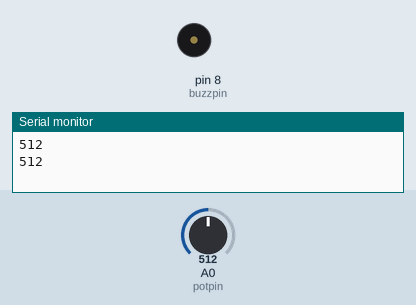
Recording of a sketch running on a simulated Arduino Uno, built with avr-gcc and run on an emulated ATmega328P. Shown: buzzer (waves = sounding, pin HIGH), the last lines printed to the serial monitor. Inputs (shaded band) come from the test bench; at power-on: A0 (potpin) = 512.

Above: at 1.8 s.
1.9 s: A0 (potpin) set to 563
4.2 s: A0 (potpin) set to 599
At 6.6 s:
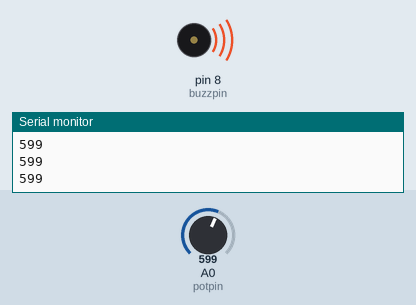
7.5 s: A0 (potpin) set to 570
At 8.1 s:
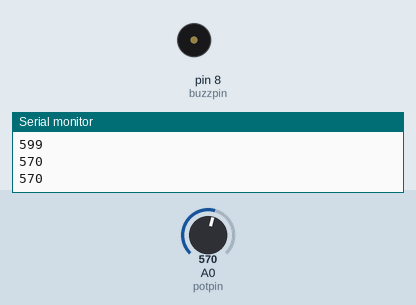
9.0 s: A0 (potpin) set to 590
At 11.8 s:
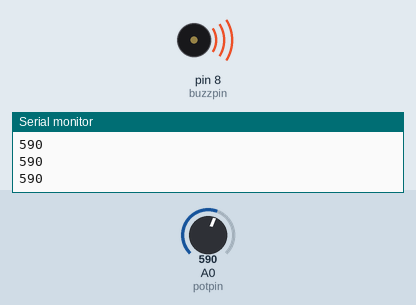
Timing chart, 0 to 13.0 s (numbered marks = the images above; inputs shaded):
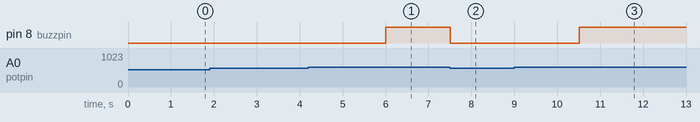

Measured:
- the behaviour switches between 580 and 581 on A0 (potpin) (found by bisection; images 0 and 1)
- after the input at 4.2 s, pin 8 (buzzpin): LOW → HIGH after 1.8 s
- after the input at 7.5 s, pin 8 (buzzpin): HIGH → LOW at once
- after the input at 9.0 s, pin 8 (buzzpin): LOW → HIGH after 1.5 s

The sketch:

PotentiometerBuzzer.ino
```cpp
int potval;
int buzzpin = 8;
int potpin = A0;
int delayTime = 1000;

void setup() {
  // put your setup code here, to run once:
  Serial.begin(9600);
  pinMode(buzzpin, OUTPUT);
  pinMode(potpin, INPUT);
}

void loop() {
  // put your main code here, to run repeatedly:
  potval = analogRead(potpin);
  Serial.println(potval);
  delay(delayTime);

  while (potval > 580)
  {
    digitalWrite(buzzpin, HIGH);

    potval = analogRead(potpin);
    Serial.println(potval);
  }
  digitalWrite(buzzpin, LOW);
}
```
